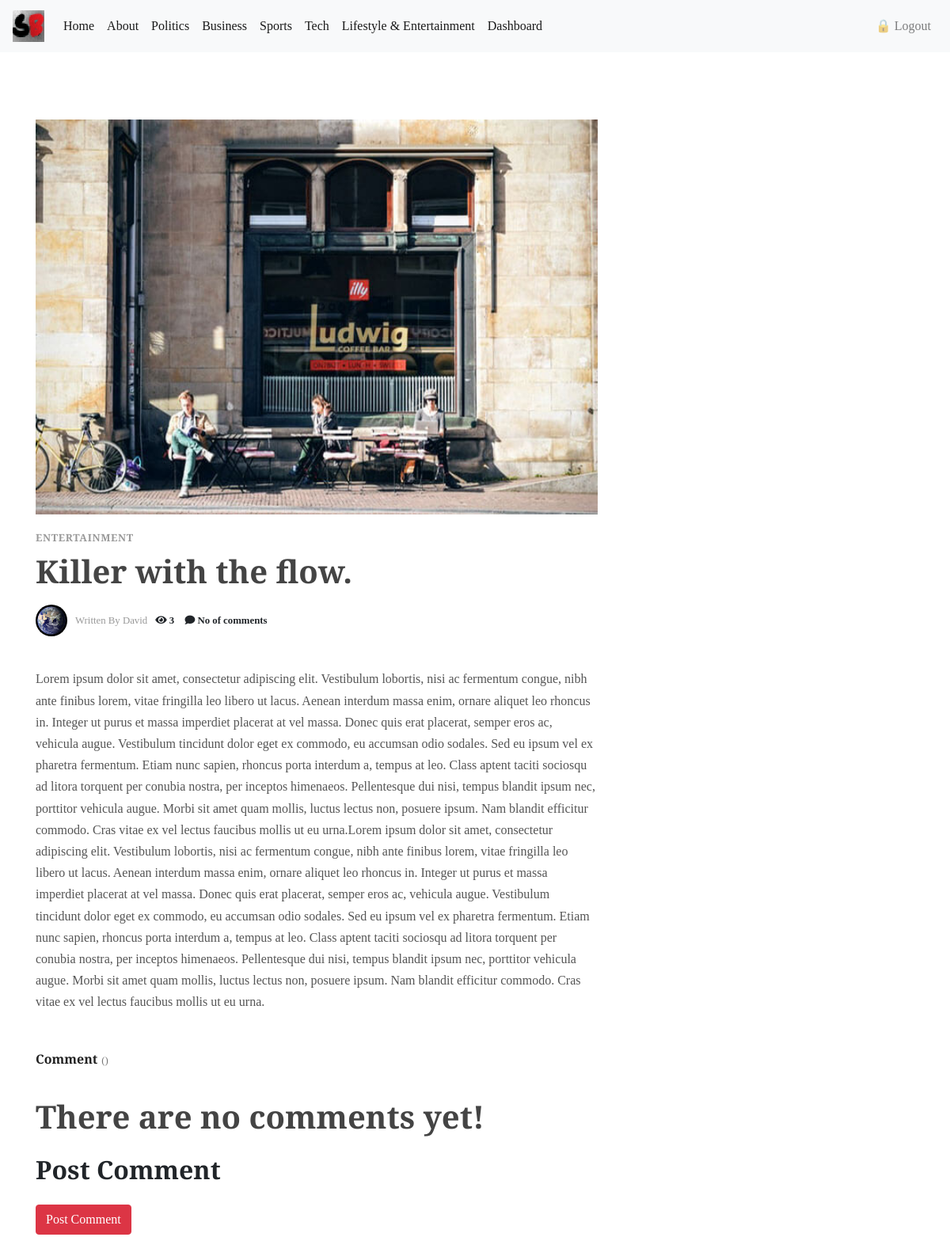
Screenshot of /blogapp/post/killer-flow/ (signed in) with the database file from the repository.
### blogapp/models.py (models this page shows, shortened)
class Post(models.Model):
    title = models.CharField(max_length=200)
    content = RichTextField()
    pub_date = models.DateTimeField(auto_now_add=True)
    view_count = models.PositiveIntegerField(default=0, blank=True)
    author = models.ForeignKey(User, on_delete=models.CASCADE)
    category = models.ForeignKey(Category, on_delete=models.CASCADE)
    images = models.ImageField(null=True, upload_to='profilepics')
    slug = models.SlugField(blank=True, null=True, unique=True)
    class Meta:
        ordering = ['-pub_date']

class Category(models.Model):
    name = models.CharField(max_length=100, unique=True)
    class Meta:
        verbose_name_plural = "Categories"
    def __str__(self):
        return self.name

### blogapp/views.py (the view)
# urls.py: path('post/<slug:slug>/', views.PostDetail.as_view(), name='post_detail'),
class PostDetail(LoginRequiredMixin, DetailView):
    model = Post
    def get_object(self):
        object = super(PostDetail, self).get_object()
        object.view_count += 1
        object.save()
        return object

### blogapp/templates/blogapp/post_detail.html (shortened to what this page needs)
{% extends 'blogapp/base.html' %}
{% load static %}
{% block p_block %}
<link rel="stylesheet" href="{% static 'css/blogstyle2.css' %}">
<link rel="stylesheet" href="https://use.fontawesome.com/releases/v5.8.2/css/all.css">
<div class="row">
<main class="post blog-post col-lg-8">
        <div class="container">
          <div class="post-single">
          <div class="post-thumbnail"><img style="margin-top: 35px;" src="{{ post.images.url }}" alt="..." class="img-fluid"></div>
          <div class="post-details">
            <div class="post-meta d-flex justify-content-between">
              <div class="category">
                <a href="{% url 'post_by_category' post.category %}">{{post.category}}</a>
              </div>
            </div>
          <h1>{{post.title}}</h1>
          <div class="post-footer d-flex align-items-center">
            <p href="#" class="author d-flex align-items-center flex-wrap">
              <div class="avatar"><img src="{% static 'images/earth.jpg' %}" alt="..." class="img-fluid"></div>
              <div class="title"><span>Written by {{post.author.username }}</span></div></p>
              <div class="comments meta-last"><i style="margin-left: 10px;" class="fas fa-eye"> {{post.view_count}}</i>
                <i style="margin-left: 10px;" class="fas fa-comment">{{comment.count}} No of comments</i>
              </div>
          </div>
          <div class="post-body">
            <p class="lead">{{post.content | safe}}</p>
          </div>
          <div class="post-comments">
            <header>
              <h3 class="h6">Comment{{comments | pluralize }}<span class="no-of-comments">({{comments.count}})</span></h3>
            </header>
            {% for comment in comments %}
            <div class="comment">
              <div class="comment-header d-flex justify-content-between">
                <div class="user d-flex align-items-center">
                  <div class="image"><img src="{% static 'images/earth.jpg' %}" alt="..." class="img-fluid rounded-circle"></div>
                  <div class="title"><strong>{{ comment.name }}</strong><span class="date">{{ comment.created_on | timesince }} ago</span></div>
                </div>
              </div>
              <div class="comment-body">
                <p>{{ comment.content }}</p>
              </div>
              {% empty %}
                <h1>There are no comments yet!</h1>
              {% endfor %}
            </div>
            <header>
              <h2>Post Comment</h2>
            </header>
            <form action="." method="POST">
              <input type="submit" class="btn btn-danger" value="Post Comment">
            </form>
          </div>
        </div>
      </div>
    </div>
</div>
{% endblock %}

### blogapp/static/css/blogstyle.css (style rules this page uses)
.post h3 { line-height: 1.1em; color: #222; -webkit-transition: all 0.3s; transition: all 0.3s; margin-bottom: 1rem; }
.post .category a { color: #999; letter-spacing: 0.05em; font-weight: 700; text-transform: uppercase; text-decoration: none; }
article, aside, figcaption, figure, footer, header, hgroup, main, nav, section { display: block; }
body { font-family: 'Crimson Text', serif; font-size: 1rem; font-weight: normal; line-height: 1.5; color: #212529; background-color: #fff; }
body { font-family: 'Crimson Text', serif; margin: 0; font-size: 1rem; font-weight: 400; line-height: 1.5; color: #212529; text-align: left; background-color: #fff; }
:root { --blue: #007bff; --indigo: #6610f2; --purple: #6f42c1; --pink: #e83e8c; --red: #dc3545; --orange: #fd7e14; --yellow: #ffc107; --green: #28a745; --teal: #20c997; --cyan: #17a2b8; --white: #fff; --gray: #6c757d; --gray-dark: #343a40; --primary: #007bff; --secondary: #6c757d; --success: #28a745; --info: #17a2b8; --warning: #ffc107; --danger: #dc3545; --light: #f8f9fa; --dark: #343a40; --breakpoint-xs: 0; --breakpoint-sm: 576px; --breakpoint-md: 768px; --breakpoint-lg: 992px; --breakpoint-xl: 1200px; --font-family-sans-serif: -apple-system,BlinkMacSystemFont,"Segoe UI",Roboto,"Helvetica Neue",Arial,"Noto Sans",sans-serif,"Apple Color Emoji","Segoe UI Emoji","Segoe UI Symbol","Noto Color Emoji"; --font-family-monospace: SFMono-Regular,Menlo,Monaco,Consolas,"Liberation Mono","Courier New",monospace; }
html { font-family: 'Crimson Text', serif; line-height: 1.15; -webkit-text-size-adjust: 100%; -webkit-tap-highlight-color: transparent; }
p { margin-top: 0; margin-bottom: 1rem; }
form { display: block; margin-top: 0em; }
button, input { outline: none !important; }
button, input { overflow: visible; }
button, input, optgroup, select, textarea { margin: 0; font-size: inherit; line-height: inherit; }
.row { display: -ms-flexbox; display: flex; -ms-flex-wrap: wrap; flex-wrap: wrap; margin-right: -15px; margin-left: -15px; }
a { background-color: transparent; }
a:-webkit-any-link { cursor: pointer; }
.post:last-of-type { margin-bottom: 0; }
.blog-post .post-footer { margin-top: 20px; }
.blog-post .post-footer { font-size: 0.8em; }
.avatar { max-width: 40px; min-width: 40px; height: 40px; overflow: hidden; border-radius: 50% !important; margin-right: 10px; }
.post { margin-bottom: 40px; }
.align-items-center { align-items: center!important; }
.d-flex { display: flex!important; }
.img-fluid { max-width: 100%; height: auto; }
img { vertical-align: middle; border-style: none; }
.post .title { font-weight: 400; color: #999; text-transform: capitalize; }
span { display: inline-block; text-decoration: none; -webkit-transition: all 0.3s; transition: all 0.3s; }
a, i, span { display: inline-block; text-decoration: none; -webkit-transition: all 0.3s; transition: all 0.3s; }
* { box-sizing: border-box; }
.post a { text-decoration: none; }
a { color: #999; }
a, i, span { transition: all 0.3s; }
div { display: block; }
.row { display: flex; flex-wrap: wrap; margin-right: -15px; margin-left: -15px; }
h2 { font-size: 2rem; margin-bottom: 0.5rem; font-weight: 700; line-height: 1.1; color: inherit; margin-block-start: 0.83em; margin-block-end: 0.83em; margin-inline-start: 0px; margin-inline-end: 0px; }
a { display: inline-block; transition: all 0.3s; background-color: transparent; }

### rows the page displays
Post: images (picture), category "ENTERTAINMENT", title "Killer with the flow.", author.username "David", view_count "3", content "Lorem ipsum dolor sit amet, consectetur adipiscing elit. Vestibulum lobortis, nisi ac fermentum congue, nibh ante finibus lorem, vitae fringilla leo libero ut lacus. Aenean interdum massa enim, ornare aliquet leo rhoncus in. Integer ut purus et massa imperdiet placerat at vel massa. Donec quis erat placerat, semper eros ac, vehicula augue. Vestibulum tincidunt dolor eget ex commodo, eu accumsan odio sodales. Sed eu ipsum vel ex pharetra fermentum. Etiam nunc sapien, rhoncus porta interdum a, tempus at leo. Class aptent taciti sociosqu ad litora torquent per conubia nostra, per inceptos himenaeos. Pellentesque dui nisi, tempus blandit ipsum nec, porttitor vehicula augue. Morbi sit amet quam…"
